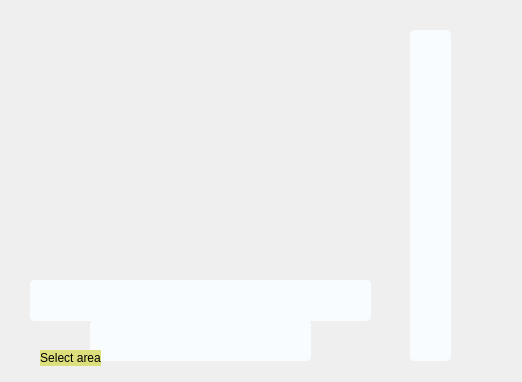
<?xml version="1.0" encoding="UTF-8"?>
<ui version="4.0">
 <class>MainWindow</class>
 <widget class="QMainWindow" name="MainWindow">
  <property name="geometry">
   <rect>
    <x>0</x>
    <y>0</y>
    <width>522</width>
    <height>382</height>
   </rect>
  </property>
  <property name="maximumSize">
   <size>
    <width>16777215</width>
    <height>16777215</height>
   </size>
  </property>
  <property name="windowTitle">
   <string>MainWindow</string>
  </property>
  <property name="windowOpacity">
   <double>1.000000000000000</double>
  </property>
  <property name="autoFillBackground">
   <bool>false</bool>
  </property>
  <property name="styleSheet">
   <string notr="true"/>
  </property>
  <widget class="QWidget" name="centralWidget">
   <widget class="QGroupBox" name="gHbtns">
    <property name="geometry">
     <rect>
      <x>30</x>
      <y>280</y>
      <width>341</width>
      <height>41</height>
     </rect>
    </property>
    <property name="autoFillBackground">
     <bool>false</bool>
    </property>
    <property name="styleSheet">
     <string notr="true">background-color: rgb(248, 252, 255);
border-radius: 5px;</string>
    </property>
    <property name="title">
     <string/>
    </property>
    <property name="flat">
     <bool>true</bool>
    </property>
    <property name="checkable">
     <bool>false</bool>
    </property>
    <widget class="QPushButton" name="gPrint">
     <property name="geometry">
      <rect>
       <x>120</x>
       <y>0</y>
       <width>41</width>
       <height>41</height>
      </rect>
     </property>
     <property name="styleSheet">
      <string notr="true">@QPushButton
{
 color: rgb(0, 0, 0);
 border-width: 1px;
 border-radius: 10px;
 font: bold 20px;
 min-width: 8em;
 padding: 5px;
}
:pressed
{
 color: rgb(0, 0, 0);
 border-width: 1px;
 border-radius: 10px;
 min-width: 8em;
 padding: 5px;
}@</string>
     </property>
     <property name="text">
      <string/>
     </property>
     <property name="icon">
      <iconset resource="rs.qrc">
       <normaloff>:/print-128.png</normaloff>:/print-128.png</iconset>
     </property>
     <property name="iconSize">
      <size>
       <width>24</width>
       <height>24</height>
      </size>
     </property>
     <property name="autoDefault">
      <bool>false</bool>
     </property>
     <property name="default">
      <bool>false</bool>
     </property>
     <property name="flat">
      <bool>true</bool>
     </property>
    </widget>
    <widget class="QPushButton" name="gSave">
     <property name="geometry">
      <rect>
       <x>200</x>
       <y>0</y>
       <width>41</width>
       <height>41</height>
      </rect>
     </property>
     <property name="styleSheet">
      <string notr="true">@QPushButton
{
 color: rgb(0, 0, 0);
 border-width: 1px;
 border-radius: 10px;
 font: bold 20px;
 min-width: 8em;
 padding: 5px;
}
:pressed
{
 color: rgb(0, 0, 0);
 border-width: 1px;
 border-radius: 10px;
 min-width: 8em;
 padding: 5px;
}@</string>
     </property>
     <property name="text">
      <string/>
     </property>
     <property name="icon">
      <iconset resource="rs.qrc">
       <normaloff>:/8-128.png</normaloff>:/8-128.png</iconset>
     </property>
     <property name="iconSize">
      <size>
       <width>24</width>
       <height>24</height>
      </size>
     </property>
     <property name="autoDefault">
      <bool>false</bool>
     </property>
     <property name="default">
      <bool>false</bool>
     </property>
     <property name="flat">
      <bool>true</bool>
     </property>
    </widget>
    <widget class="QPushButton" name="gCopy">
     <property name="geometry">
      <rect>
       <x>160</x>
       <y>0</y>
       <width>41</width>
       <height>41</height>
      </rect>
     </property>
     <property name="autoFillBackground">
      <bool>false</bool>
     </property>
     <property name="styleSheet">
      <string notr="true">@QPushButton#gCopy
{
 color: rgb(0, 0, 0);
 border-width: 1px;
 border-radius: 10px;
 font: bold 20px;
 min-width: 8em;
 padding: 5px;
}

QPushButton#gCopy:pressed
{
 color: rgb(0, 0, 0);
 border-width: 1px;
 border-radius: 10px;
 min-width: 8em;
 padding: 5px;
}@</string>
     </property>
     <property name="text">
      <string/>
     </property>
     <property name="icon">
      <iconset resource="rs.qrc">
       <normaloff>:/copy-2-128.png</normaloff>:/copy-2-128.png</iconset>
     </property>
     <property name="iconSize">
      <size>
       <width>24</width>
       <height>24</height>
      </size>
     </property>
     <property name="autoDefault">
      <bool>false</bool>
     </property>
     <property name="default">
      <bool>false</bool>
     </property>
     <property name="flat">
      <bool>true</bool>
     </property>
    </widget>
    <widget class="QPushButton" name="gUpload">
     <property name="geometry">
      <rect>
       <x>0</x>
       <y>0</y>
       <width>41</width>
       <height>41</height>
      </rect>
     </property>
     <property name="styleSheet">
      <string notr="true"/>
     </property>
     <property name="text">
      <string/>
     </property>
     <property name="icon">
      <iconset resource="rs.qrc">
       <normaloff>:/1456795625_icon-130-cloud-upload.png</normaloff>:/1456795625_icon-130-cloud-upload.png</iconset>
     </property>
     <property name="iconSize">
      <size>
       <width>28</width>
       <height>28</height>
      </size>
     </property>
     <property name="autoDefault">
      <bool>false</bool>
     </property>
     <property name="default">
      <bool>false</bool>
     </property>
     <property name="flat">
      <bool>true</bool>
     </property>
    </widget>
    <widget class="QPushButton" name="gGoogImg">
     <property name="geometry">
      <rect>
       <x>80</x>
       <y>0</y>
       <width>41</width>
       <height>41</height>
      </rect>
     </property>
     <property name="styleSheet">
      <string notr="true">@QPushButton
{
 color: rgb(0, 0, 0);
 border-width: 1px;
 border-radius: 10px;
 font: bold 20px;
 min-width: 8em;
 padding: 5px;
}
:pressed
{
 color: rgb(0, 0, 0);
 border-width: 1px;
 border-radius: 10px;
 min-width: 8em;
 padding: 5px;
}@</string>
     </property>
     <property name="text">
      <string/>
     </property>
     <property name="icon">
      <iconset resource="rs.qrc">
       <normaloff>:/1456796841_new-google-favicon.png</normaloff>:/1456796841_new-google-favicon.png</iconset>
     </property>
     <property name="iconSize">
      <size>
       <width>24</width>
       <height>24</height>
      </size>
     </property>
     <property name="autoDefault">
      <bool>false</bool>
     </property>
     <property name="default">
      <bool>false</bool>
     </property>
     <property name="flat">
      <bool>true</bool>
     </property>
    </widget>
    <widget class="QPushButton" name="gClose">
     <property name="geometry">
      <rect>
       <x>300</x>
       <y>0</y>
       <width>41</width>
       <height>41</height>
      </rect>
     </property>
     <property name="autoFillBackground">
      <bool>false</bool>
     </property>
     <property name="styleSheet">
      <string notr="true"/>
     </property>
     <property name="text">
      <string/>
     </property>
     <property name="icon">
      <iconset resource="rs.qrc">
       <normaloff>:/34-128.png</normaloff>:/34-128.png</iconset>
     </property>
     <property name="iconSize">
      <size>
       <width>24</width>
       <height>24</height>
      </size>
     </property>
     <property name="autoDefault">
      <bool>false</bool>
     </property>
     <property name="default">
      <bool>false</bool>
     </property>
     <property name="flat">
      <bool>true</bool>
     </property>
    </widget>
    <widget class="QPushButton" name="gShare">
     <property name="geometry">
      <rect>
       <x>40</x>
       <y>0</y>
       <width>41</width>
       <height>41</height>
      </rect>
     </property>
     <property name="styleSheet">
      <string notr="true"/>
     </property>
     <property name="text">
      <string/>
     </property>
     <property name="icon">
      <iconset resource="rs.qrc">
       <normaloff>:/cell-10-0-120.png</normaloff>:/cell-10-0-120.png</iconset>
     </property>
     <property name="iconSize">
      <size>
       <width>24</width>
       <height>24</height>
      </size>
     </property>
     <property name="autoDefault">
      <bool>false</bool>
     </property>
     <property name="default">
      <bool>false</bool>
     </property>
     <property name="flat">
      <bool>true</bool>
     </property>
    </widget>
    <widget class="QPushButton" name="gOcr">
     <property name="geometry">
      <rect>
       <x>270</x>
       <y>0</y>
       <width>31</width>
       <height>41</height>
      </rect>
     </property>
     <property name="text">
      <string/>
     </property>
     <property name="icon">
      <iconset resource="rs.qrc">
       <normaloff>:/ocr.png</normaloff>:/ocr.png</iconset>
     </property>
     <property name="iconSize">
      <size>
       <width>24</width>
       <height>24</height>
      </size>
     </property>
    </widget>
    <widget class="QPushButton" name="gRec">
     <property name="geometry">
      <rect>
       <x>240</x>
       <y>0</y>
       <width>31</width>
       <height>41</height>
      </rect>
     </property>
     <property name="text">
      <string/>
     </property>
     <property name="icon">
      <iconset resource="rs.qrc">
       <normaloff>:/record.png</normaloff>:/record.png</iconset>
     </property>
     <property name="iconSize">
      <size>
       <width>18</width>
       <height>18</height>
      </size>
     </property>
     <property name="checkable">
      <bool>true</bool>
     </property>
    </widget>
   </widget>
   <widget class="QGroupBox" name="gVbtns">
    <property name="geometry">
     <rect>
      <x>410</x>
      <y>30</y>
      <width>41</width>
      <height>331</height>
     </rect>
    </property>
    <property name="autoFillBackground">
     <bool>false</bool>
    </property>
    <property name="styleSheet">
     <string notr="true">background-color: rgb(248, 252, 255);
border-radius: 5px;</string>
    </property>
    <property name="title">
     <string/>
    </property>
    <property name="flat">
     <bool>true</bool>
    </property>
    <widget class="QPushButton" name="gColor">
     <property name="geometry">
      <rect>
       <x>0</x>
       <y>230</y>
       <width>41</width>
       <height>31</height>
      </rect>
     </property>
     <property name="autoFillBackground">
      <bool>false</bool>
     </property>
     <property name="styleSheet">
      <string notr="true"/>
     </property>
     <property name="text">
      <string/>
     </property>
     <property name="flat">
      <bool>true</bool>
     </property>
    </widget>
    <widget class="QPushButton" name="gUndo">
     <property name="geometry">
      <rect>
       <x>0</x>
       <y>260</y>
       <width>41</width>
       <height>31</height>
      </rect>
     </property>
     <property name="text">
      <string/>
     </property>
     <property name="icon">
      <iconset resource="rs.qrc">
       <normaloff>:/undo_2-128.png</normaloff>:/undo_2-128.png</iconset>
     </property>
     <property name="iconSize">
      <size>
       <width>24</width>
       <height>24</height>
      </size>
     </property>
     <property name="flat">
      <bool>true</bool>
     </property>
    </widget>
    <widget class="QPushButton" name="gMarker">
     <property name="geometry">
      <rect>
       <x>0</x>
       <y>160</y>
       <width>41</width>
       <height>31</height>
      </rect>
     </property>
     <property name="text">
      <string/>
     </property>
     <property name="icon">
      <iconset resource="rs.qrc">
       <normaloff>:/cell-8-0-120.png</normaloff>:/cell-8-0-120.png</iconset>
     </property>
     <property name="iconSize">
      <size>
       <width>20</width>
       <height>20</height>
      </size>
     </property>
     <property name="checkable">
      <bool>true</bool>
     </property>
     <property name="flat">
      <bool>true</bool>
     </property>
    </widget>
    <widget class="QPushButton" name="gRect">
     <property name="geometry">
      <rect>
       <x>0</x>
       <y>130</y>
       <width>41</width>
       <height>31</height>
      </rect>
     </property>
     <property name="text">
      <string/>
     </property>
     <property name="icon">
      <iconset resource="rs.qrc">
       <normaloff>:/software_shape_rectangle-128.png</normaloff>:/software_shape_rectangle-128.png</iconset>
     </property>
     <property name="iconSize">
      <size>
       <width>24</width>
       <height>24</height>
      </size>
     </property>
     <property name="checkable">
      <bool>true</bool>
     </property>
     <property name="flat">
      <bool>true</bool>
     </property>
    </widget>
    <widget class="QPushButton" name="gArrow">
     <property name="enabled">
      <bool>true</bool>
     </property>
     <property name="geometry">
      <rect>
       <x>0</x>
       <y>70</y>
       <width>41</width>
       <height>31</height>
      </rect>
     </property>
     <property name="text">
      <string/>
     </property>
     <property name="icon">
      <iconset resource="rs.qrc">
       <normaloff>:/PixelArtIcons-31-128.png</normaloff>:/PixelArtIcons-31-128.png</iconset>
     </property>
     <property name="checkable">
      <bool>true</bool>
     </property>
     <property name="flat">
      <bool>true</bool>
     </property>
    </widget>
    <widget class="QPushButton" name="gPen">
     <property name="geometry">
      <rect>
       <x>0</x>
       <y>100</y>
       <width>41</width>
       <height>31</height>
      </rect>
     </property>
     <property name="styleSheet">
      <string notr="true"/>
     </property>
     <property name="text">
      <string/>
     </property>
     <property name="icon">
      <iconset resource="rs.qrc">
       <normaloff>:/pen_paper-128.png</normaloff>:/pen_paper-128.png</iconset>
     </property>
     <property name="checkable">
      <bool>true</bool>
     </property>
     <property name="flat">
      <bool>true</bool>
     </property>
    </widget>
    <widget class="QPushButton" name="gLine">
     <property name="geometry">
      <rect>
       <x>0</x>
       <y>40</y>
       <width>41</width>
       <height>31</height>
      </rect>
     </property>
     <property name="text">
      <string/>
     </property>
     <property name="icon">
      <iconset resource="rs.qrc">
       <normaloff>:/stock_draw-line.png</normaloff>:/stock_draw-line.png</iconset>
     </property>
     <property name="checkable">
      <bool>true</bool>
     </property>
     <property name="flat">
      <bool>true</bool>
     </property>
    </widget>
    <widget class="QPushButton" name="gText">
     <property name="enabled">
      <bool>true</bool>
     </property>
     <property name="geometry">
      <rect>
       <x>0</x>
       <y>190</y>
       <width>41</width>
       <height>31</height>
      </rect>
     </property>
     <property name="text">
      <string/>
     </property>
     <property name="icon">
      <iconset resource="rs.qrc">
       <normaloff>:/90-128.png</normaloff>:/90-128.png</iconset>
     </property>
     <property name="iconSize">
      <size>
       <width>24</width>
       <height>24</height>
      </size>
     </property>
     <property name="checkable">
      <bool>true</bool>
     </property>
     <property name="flat">
      <bool>true</bool>
     </property>
    </widget>
    <widget class="QPushButton" name="gBcol">
     <property name="geometry">
      <rect>
       <x>13</x>
       <y>230</y>
       <width>16</width>
       <height>16</height>
      </rect>
     </property>
     <property name="styleSheet">
      <string notr="true">border-color: rgb(0, 0, 0);</string>
     </property>
     <property name="text">
      <string/>
     </property>
    </widget>
    <widget class="QPushButton" name="gSets">
     <property name="geometry">
      <rect>
       <x>0</x>
       <y>290</y>
       <width>41</width>
       <height>41</height>
      </rect>
     </property>
     <property name="text">
      <string/>
     </property>
     <property name="icon">
      <iconset resource="rs.qrc">
       <normaloff>:/settings.png</normaloff>:/settings.png</iconset>
     </property>
     <property name="iconSize">
      <size>
       <width>24</width>
       <height>24</height>
      </size>
     </property>
    </widget>
    <widget class="QPushButton" name="gShape">
     <property name="geometry">
      <rect>
       <x>0</x>
       <y>10</y>
       <width>41</width>
       <height>31</height>
      </rect>
     </property>
     <property name="text">
      <string/>
     </property>
     <property name="icon">
      <iconset resource="rs.qrc">
       <normaloff>:/shape-rect.png</normaloff>:/shape-rect.png</iconset>
     </property>
     <property name="iconSize">
      <size>
       <width>24</width>
       <height>24</height>
      </size>
     </property>
     <property name="checkable">
      <bool>true</bool>
     </property>
    </widget>
   </widget>
   <widget class="QLabel" name="gSize">
    <property name="geometry">
     <rect>
      <x>80</x>
      <y>40</y>
      <width>61</width>
      <height>21</height>
     </rect>
    </property>
    <property name="text">
     <string/>
    </property>
    <property name="scaledContents">
     <bool>true</bool>
    </property>
   </widget>
   <widget class="QGroupBox" name="gShbtns">
    <property name="geometry">
     <rect>
      <x>90</x>
      <y>320</y>
      <width>221</width>
      <height>41</height>
     </rect>
    </property>
    <property name="autoFillBackground">
     <bool>false</bool>
    </property>
    <property name="styleSheet">
     <string notr="true">background-color: rgb(248, 252, 255);
border-radius: 5px;</string>
    </property>
    <property name="title">
     <string/>
    </property>
    <property name="flat">
     <bool>false</bool>
    </property>
    <property name="checkable">
     <bool>false</bool>
    </property>
    <widget class="QPushButton" name="gfb">
     <property name="geometry">
      <rect>
       <x>0</x>
       <y>0</y>
       <width>61</width>
       <height>41</height>
      </rect>
     </property>
     <property name="text">
      <string/>
     </property>
     <property name="icon">
      <iconset resource="rs.qrc">
       <normaloff>:/fb.png</normaloff>:/fb.png</iconset>
     </property>
     <property name="iconSize">
      <size>
       <width>32</width>
       <height>32</height>
      </size>
     </property>
     <property name="flat">
      <bool>true</bool>
     </property>
    </widget>
    <widget class="QPushButton" name="gtw">
     <property name="geometry">
      <rect>
       <x>60</x>
       <y>0</y>
       <width>51</width>
       <height>41</height>
      </rect>
     </property>
     <property name="text">
      <string/>
     </property>
     <property name="icon">
      <iconset resource="rs.qrc">
       <normaloff>:/tw.png</normaloff>:/tw.png</iconset>
     </property>
     <property name="iconSize">
      <size>
       <width>32</width>
       <height>32</height>
      </size>
     </property>
     <property name="flat">
      <bool>true</bool>
     </property>
    </widget>
    <widget class="QPushButton" name="gpin">
     <property name="geometry">
      <rect>
       <x>110</x>
       <y>0</y>
       <width>61</width>
       <height>41</height>
      </rect>
     </property>
     <property name="text">
      <string/>
     </property>
     <property name="icon">
      <iconset resource="rs.qrc">
       <normaloff>:/pin.png</normaloff>:/pin.png</iconset>
     </property>
     <property name="iconSize">
      <size>
       <width>32</width>
       <height>32</height>
      </size>
     </property>
     <property name="flat">
      <bool>true</bool>
     </property>
    </widget>
    <widget class="QPushButton" name="gvk">
     <property name="geometry">
      <rect>
       <x>170</x>
       <y>0</y>
       <width>51</width>
       <height>41</height>
      </rect>
     </property>
     <property name="text">
      <string/>
     </property>
     <property name="icon">
      <iconset resource="rs.qrc">
       <normaloff>:/vk.png</normaloff>:/vk.png</iconset>
     </property>
     <property name="iconSize">
      <size>
       <width>32</width>
       <height>32</height>
      </size>
     </property>
     <property name="flat">
      <bool>true</bool>
     </property>
    </widget>
   </widget>
   <widget class="QLabel" name="gSelect">
    <property name="geometry">
     <rect>
      <x>40</x>
      <y>350</y>
      <width>61</width>
      <height>16</height>
     </rect>
    </property>
    <property name="mouseTracking">
     <bool>true</bool>
    </property>
    <property name="autoFillBackground">
     <bool>false</bool>
    </property>
    <property name="styleSheet">
     <string notr="true">background-color: rgb(221, 222, 124);
border-color: rgb(0, 0, 0);</string>
    </property>
    <property name="text">
     <string>Select area</string>
    </property>
    <property name="alignment">
     <set>Qt::AlignCenter</set>
    </property>
   </widget>
   <widget class="QKeySequenceEdit" name="keySequenceEdit">
    <property name="geometry">
     <rect>
      <x>-170</x>
      <y>110</y>
      <width>113</width>
      <height>20</height>
     </rect>
    </property>
   </widget>
   <widget class="QLabel" name="ghotspot">
    <property name="geometry">
     <rect>
      <x>90</x>
      <y>150</y>
      <width>40</width>
      <height>40</height>
     </rect>
    </property>
    <property name="mouseTracking">
     <bool>true</bool>
    </property>
    <property name="autoFillBackground">
     <bool>false</bool>
    </property>
    <property name="styleSheet">
     <string notr="true">border-image: url(:yellow-circle.png) 0 0 0 0 stretch stretch;</string>
    </property>
    <property name="lineWidth">
     <number>0</number>
    </property>
    <property name="text">
     <string/>
    </property>
    <property name="alignment">
     <set>Qt::AlignCenter</set>
    </property>
   </widget>
  </widget>
 </widget>
 <layoutdefault spacing="6" margin="11"/>
 <resources>
  <include location="rs.qrc"/>
 </resources>
 <connections/>
</ui>
